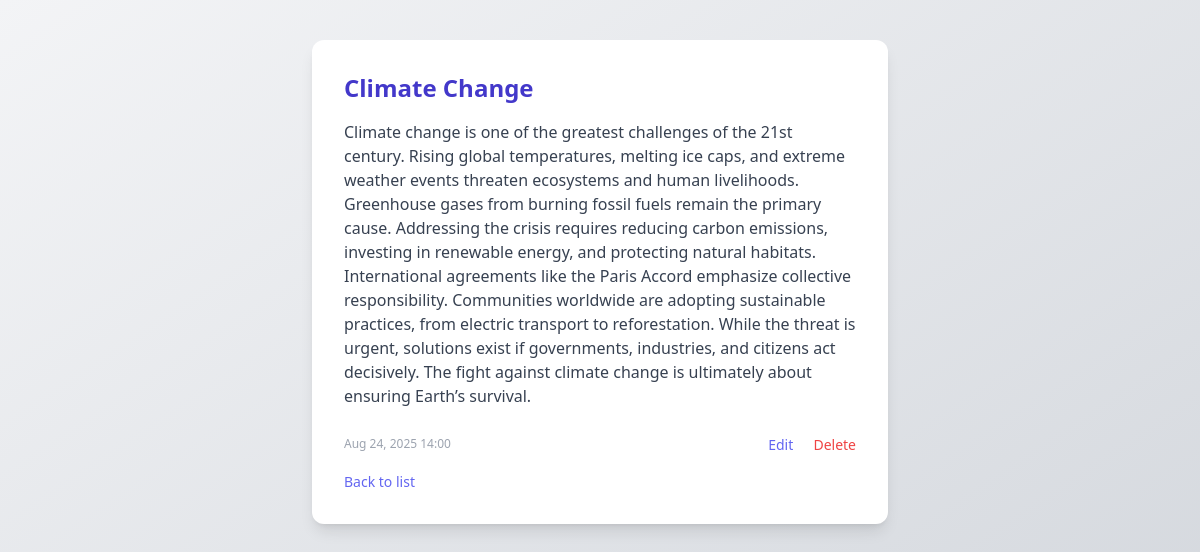
The app's page /entry/10/ with its own data.
### journal_app/apps/entries/models.py (models this page shows, shortened)
class JournalEntry(models.Model):
    title = models.CharField(max_length=255)
    content = models.TextField()
    created_at = models.DateTimeField(auto_now_add=True)
    updated_at = models.DateTimeField(auto_now=True)

### journal_app/apps/entries/views.py (the view)
# urls.py: path('entry/<int:pk>/', views.entry_detail, name='entry_detail'),
def entry_detail(request, pk):
    entry = get_object_or_404(JournalEntry, pk=pk)
    return render(request, 'entries/entry_detail.html', {'entry': entry})

### journal_app/apps/entries/templates/entries/entry_detail.html (shortened to what this page needs)
{% extends "entries/base.html" %}
{% block content %}
<div class="max-w-xl mx-auto py-10">
  <div class="bg-white rounded-xl shadow-lg p-8">
    <h1 class="text-2xl font-bold text-indigo-700 mb-4">{{ entry.title }}</h1>
    <p class="text-gray-700 mb-6">{{ entry.content }}</p>
    <div class="flex justify-between items-center">
      <span class="text-xs text-gray-400">{{ entry.created_at|date:"M d, Y H:i" }}</span>
      <div>
        <a href="{% url 'entry_update' entry.pk %}" class="text-indigo-500 hover:underline text-sm mr-4">Edit</a>
        <form action="{% url 'entry_delete' entry.pk %}" method="post" class="inline">
          <button type="submit" class="text-red-500 hover:underline text-sm">Delete</button>
        </form>
      </div>
    </div>
    <a href="{% url 'entry_list' %}" class="block mt-4 text-indigo-500 hover:underline text-sm">Back to list</a>
  </div>
</div>
{% endblock %}

### records on screen
JournalEntry: title "Climate Change", content "Climate change is one of the greatest challenges of the 21st century. Rising global temperatures, melting ice caps, and extreme weather events threaten ecosystems and human livelihoods. Greenhouse gases from burning fossil fuels remain the primary cause. Addressing the crisis requires reducing carbon emissions, investing in renewable energy, and protecting natural habitats. International agreements like the Paris Accord emphasize collective responsibility. Communities worldwide are adopting sustainable practices, from electric transport to reforestation. While the threat is urgent, solutions exist if governments, industries, and citizens act decisively. The fight against climate change is…", created_at "Aug 24, 2025 14:00"
